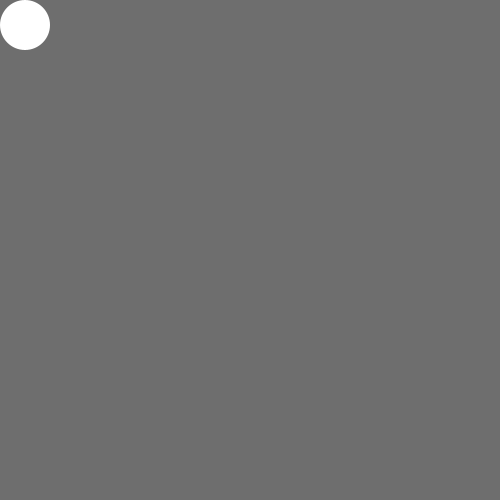
Frame 1 (no input)
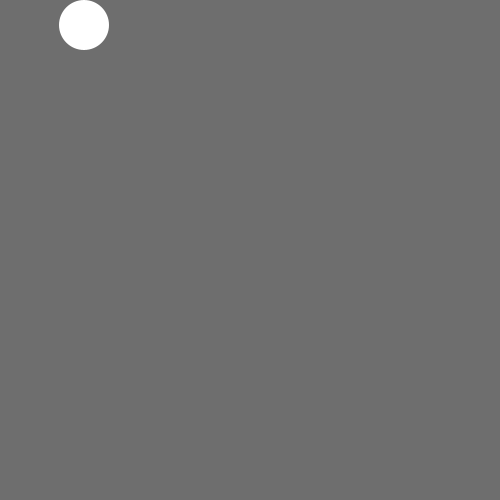
Frame 60 (the mouse pressed at the canvas centre just before this capture)
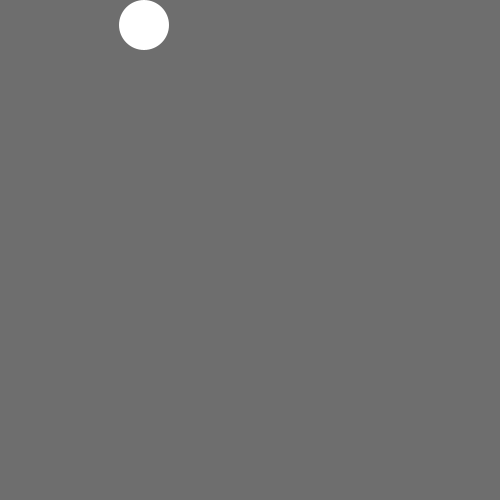
Frame 120 (the mouse held since frame 60 and released just before this capture)

The Processing sketch that drew these frames (run headless with seeded random() and noise(); from frame 60 on, the mouse is pressed at the canvas centre):

// Processing sketch: hw01_Animated_Circle
// ── hw01_Animated_Circle.pde
/* 
@author: Zeyu Wu
*/
void setup(){
  size(500, 500);
}
int x=25, y=25;
void draw(){
  background(110, 110, 110);
  noStroke();
  circle(x, y, 50);
  int step = 1;
  if(x< width-25 && y==25){
    x += step;
  }else if(x==width-25&&y<height-25){
    y += step;
  }else if(x>25&&y==height-25){
    x -= step;
  }else if(x==25&&y>25){
    y -= step;
  }
}
